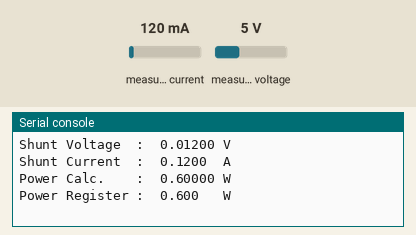
A program run on a simulated Raspberry Pi Pico running CircuitPython. Parts: the last lines printed to the serial console. Inputs (shaded band) come from the test bench; at power-on: measured voltage 5 V, measured current 120 mA.

Above: at 1.2 s.
1.3 s: measured voltage set to 11.2 V
At 3.1 s:
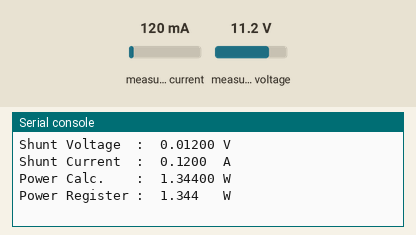
3.5 s: measured current set to 1000 mA
At 4.9 s:
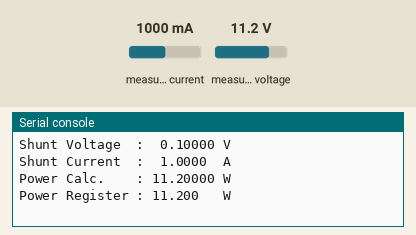
5.5 s: measured current set to 40 mA
At 6.6 s:
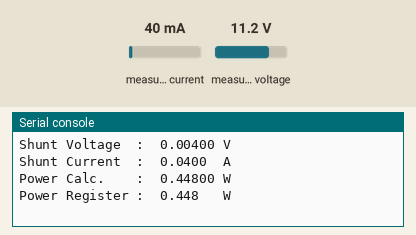
Timing chart, 0 to 8.5 s (numbered marks = the images above; inputs shaded):
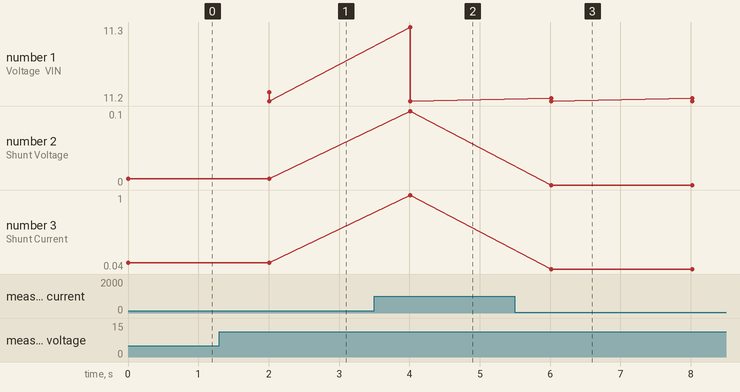

The program:

amperometro.py
```python
import time
import board
import busio

#
# La adafruit_ina219 la trovi qui
# https://github.com/adafruit/Adafruit_CircuitPython_INA219
#
# Serve anche Adafruit_CircuitPython_Register, che si trova qui
# https://github.com/adafruit/Adafruit_CircuitPython_Register
#
# Copiare la cartella completa con tutti i file nella propria cartella lib
from adafruit_ina219 import ADCResolution, BusVoltageRange, INA219


# Qui alcuni dettagli per capire come collegare I2C del rasp Pico
# https://docs.google.com/presentation/d/1sK1kn_NXdJw3I0VPeUFKF_hjDPEu8TyoAwHSTRCq6cs/edit#slide=id.gdde244374a_0_0
i2c_bus = ( busio.I2C( board.GP9, board.GP8 ) )
ina219 = INA219(i2c_bus)
print("ina219 test")

# optional : change configuration to use 32 samples averaging for both bus voltage and shunt voltage
ina219.bus_adc_resolution = ADCResolution.ADCRES_12BIT_32S
ina219.shunt_adc_resolution = ADCResolution.ADCRES_12BIT_32S
# optional : change voltage range to 16V
ina219.bus_voltage_range = BusVoltageRange.RANGE_16V

# measure and display loop
while True:
    # display some of the advanced field (just to test)
    print("Config register:")
    print("  bus_voltage_range:    0x%1X" % ina219.bus_voltage_range)
    print("  gain:                 0x%1X" % ina219.gain)
    print("  bus_adc_resolution:   0x%1X" % ina219.bus_adc_resolution)
    print("  shunt_adc_resolution: 0x%1X" % ina219.shunt_adc_resolution)
    print("  mode:                 0x%1X" % ina219.mode)
    print("")
    bus_voltage = ina219.bus_voltage  # voltage on V- (load side)
    shunt_voltage = ina219.shunt_voltage  # voltage between V+ and V- across the shunt
    current = ina219.current  # current in mA
    power = ina219.power  # power in watts

    # INA219 measure bus voltage on the load side. So PSU voltage = bus_voltage + shunt_voltage
    print("Voltage (VIN+) : {:6.3f}   V".format(bus_voltage + shunt_voltage))
    print("Voltage (VIN-) : {:6.3f}   V".format(bus_voltage))
    print("Shunt Voltage  : {:8.5f} V".format(shunt_voltage))
    print("Shunt Current  : {:7.4f}  A".format(current / 1000))
    print("Power Calc.    : {:8.5f} W".format(bus_voltage * (current / 1000)))
    print("Power Register : {:6.3f}   W".format(power))
    print("")

    # Check internal calculations haven't overflowed (doesn't detect ADC overflows)
    if ina219.overflow:
        print("Internal Math Overflow Detected!")
        print("")

    time.sleep(2)
```

Measured:
- after the input at 1.3 s, the serial console: prints a new line after 0.71 s (image 1)
- after the input at 3.5 s, the serial console: prints a new line after 0.51 s (image 2)
- after the input at 5.5 s, the serial console: prints a new line after 0.52 s (image 3)
- plotted number 2: 0.01 → 0.1 after the input at 3.5 s, 0.1 → 0 after the input at 5.5 s
- plotted number 3: 0.12 → 1 after the input at 3.5 s, 1 → 0.04 after the input at 5.5 s
